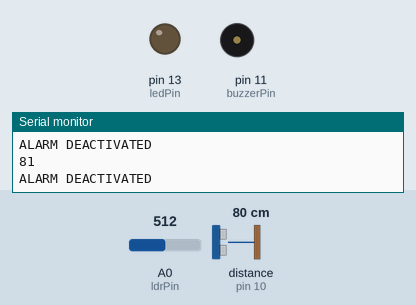
Simulated run of this sketch. Board: Arduino Uno, built with avr-gcc and run on an emulated ATmega328P. Shown: output pins drawn as LEDs (lit = HIGH), buzzer (waves = sounding), the last lines printed to the serial monitor. Wiring (inferred from the names in the program): ultrasonic range finder: trigger pin 9; echo pin 10. Dashed ring = blinking. Inputs (shaded band) come from the test bench; at power-on: A0 (ldrPin) = 512, distance to the obstacle (sensor on pin 10) 80 cm. The echo pulse lasts 58.3 µs per cm; pins used as bus, display or sensor lines are not drawn.

Above: at 1.2 s.
1.3 s: A0 (ldrPin) set to 407
4.3 s: A0 (ldrPin) set to 386
At 4.7 s:
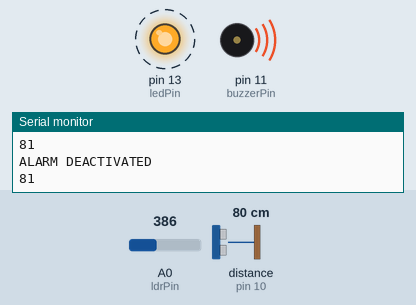
7.3 s: A0 (ldrPin) set to 410
At 7.3 s:
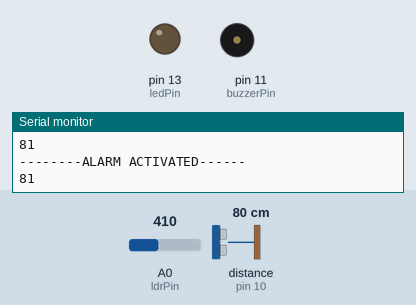
11.8 s: A0 (ldrPin) set to 390
At 12.2 s:
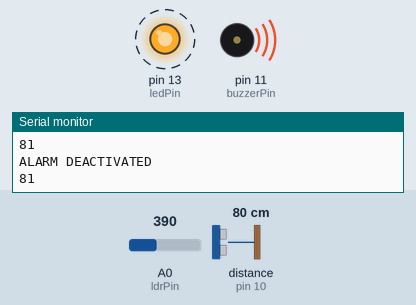
Timing chart, 0 to 15.8 s (numbered marks = the images above; inputs shaded):
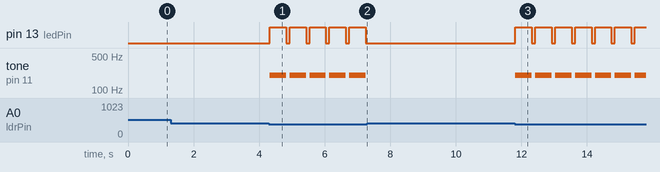

The sketch:

distance_sensor_with_ldr_and_buzzer.ino
```cpp
//define pins numbers
const int trigPin=9;
const int echoPin=10;
const int buzzerPin=11;
const int ledPin=13;
const int ldrPin=A0;
//define variables
long duration;
int distance;
int safetydistance;

void setup() {
Serial.begin(9600);
pinMode(ledPin,OUTPUT);
pinMode(
buzzerPin,OUTPUT);
pinMode(trigPin,OUTPUT);
pinMode(echoPin,INPUT);
pinMode(ldrPin,INPUT);
}

void loop() {
  // put your main code here, to run repeatedly:
  int ldrstatus=analogRead(ldrPin);//read the state of ldr value
digitalWrite(trigPin,OUTPUT);
delayMicroseconds(1000);
digitalWrite(trigPin,LOW);

duration=pulseIn(echoPin,HIGH);
distance=(duration/2)/28.5;
Serial.println(distance);

if((distance<=400)&&(ldrstatus<=400)) {

tone(buzzerPin,200);
digitalWrite(ledPin,HIGH);
delay(500);
noTone(buzzerPin);
digitalWrite(ledPin,LOW);
delay(100);
Serial.println("--------ALARM ACTIVATED------");
}

else{
  noTone(buzzerPin);
  digitalWrite(ledPin,LOW);

  Serial.println("ALARM DEACTIVATED");
}

}
```

Measured:
- the behaviour switches between 401 and 400 on A0 (ldrPin) (found by bisection; images 0 and 1)
- after the input at 4.3 s, pin 13 (ledPin): alternates HIGH for 0.50 s and LOW for 0.11 s, starting at once; tone on pin 11 (buzzerPin): alternates 200 Hz for 0.50 s and silent for 0.11 s, starting at once
- after the input at 7.3 s, pin 13 (ledPin): stops changing and stays LOW; tone on pin 11 (buzzerPin): stops changing and stays silent
- after the input at 11.8 s, pin 13 (ledPin): alternates HIGH for 0.50 s and LOW for 0.11 s, starting at once; tone on pin 11 (buzzerPin): alternates 200 Hz for 0.50 s and silent for 0.11 s, starting at once
